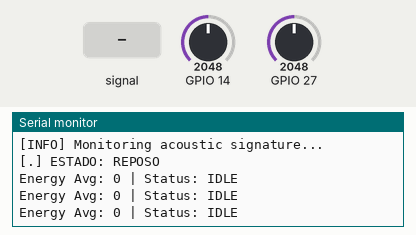
Simulated run of this program. Board: ESP32. On the bench: the last lines printed to the serial monitor. The inputs (shaded band) are chosen by the test bench; at power-on: GPIO 14 = 2048, GPIO 27 = 2048 (analog values on the 0–4095 scale).

Above: at 3.2 s.
3.3 s: GPIO 14 fed a 200 Hz sine of ±327 counts around its level
At 4.0 s:
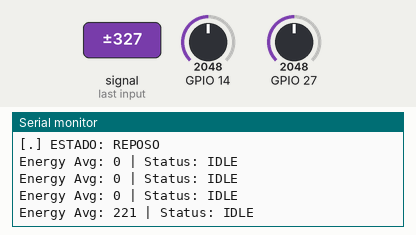
4.8 s: GPIO 14 set to 2866
At 5.5 s:
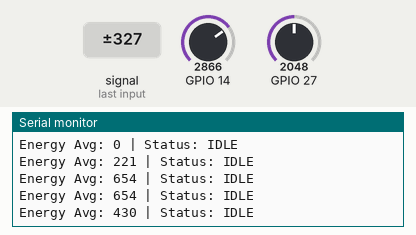
6.3 s: GPIO 27 set to 2866
At 7.0 s:
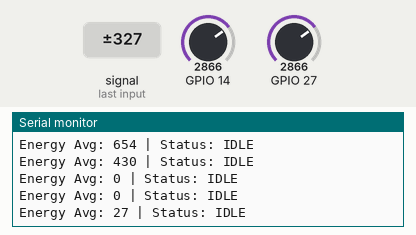
7.8 s: GPIO 27 fed a 200 Hz sine of ±327 counts around its level
At 8.6 s:
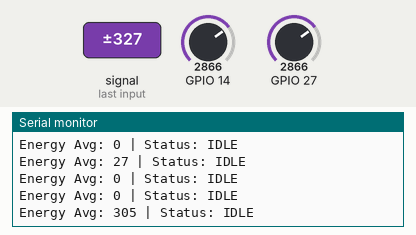
9.3 s: GPIO 14 fed a 1000 Hz sine of ±1023 counts around its level
At 12.1 s:
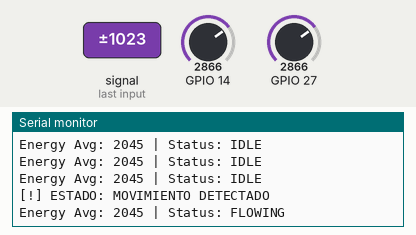
12.3 s: GPIO 27 fed a 50 Hz sine of ±1228 counts around its level
At 13.1 s:
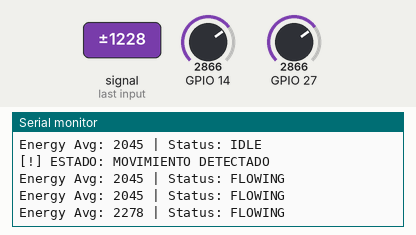
Timing chart, 0 to 14.8 s (numbered marks = the images above; inputs shaded):
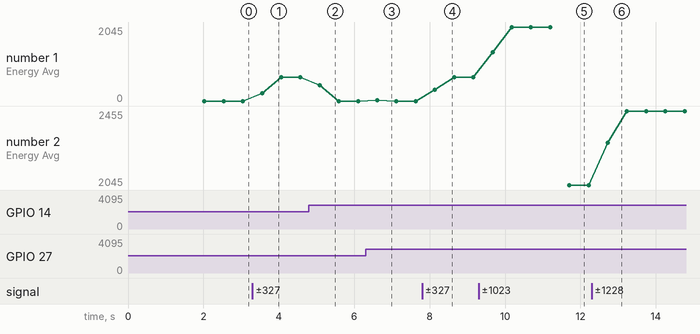

The program:

main.cpp
```cpp
#include <Arduino.h>
#include "Vasloth_FlowSensor.h"

// Instancia del sensor utilizando los pines de la PCB V2.8
VaslothFlowSensor flowSensor(14, 27);

void setup() {
    Serial.begin(115200);

    // Configuración de resolución ADC para ESP32
    analogReadResolution(12);

    // Inicialización del sensor y buffers internos
    flowSensor.begin();

    delay(2000);
    Serial.println("--- VASLOTH: System Initialized ---");
    Serial.println("[INFO] Monitoring acoustic signature...");
}

void loop() {
    // Procesa las señales y aplica la lógica de persistencia
    flowSensor.update();

    // Verificación de estado mediante la API de la librería
    if (flowSensor.isFlowing()) {
        static bool lastState = false;
        if (!lastState) {
            Serial.println("[!] ESTADO: MOVIMIENTO DETECTADO");
            lastState = true;
        }
    } else {
        static bool lastState = true;
        if (lastState) {
            Serial.println("[.] ESTADO: REPOSO");
            lastState = false;
        }
    }

    // Telemetría de diagnóstico (opcional)
    static unsigned long lastDebug = 0;
    if (millis() - lastDebug > 500) {
        Serial.printf("Energy Avg: %d | Status: %s\n",
                      flowSensor.getAverageEnergy(),
                      flowSensor.isFlowing() ? "FLOWING" : "IDLE");
        lastDebug = millis();
    }
}
```

Measured:
- after the input at 3.3 s, the serial monitor: prints a new line after 0.26 s (image 1)
- after the input at 4.8 s, the serial monitor: prints a new line after 0.28 s (image 2)
- after the input at 6.3 s, the serial monitor: prints a new line after 0.31 s (image 3)
- after the input at 7.8 s, the serial monitor: prints a new line after 0.34 s (image 4)
- after the input at 9.3 s, the serial monitor: prints a new line after 0.37 s (image 5)
- after the input at 12.3 s, the serial monitor: prints a new line after 0.42 s (image 6)
- plotted number 1: 0 → 654 after the input at 3.3 s, 0 → 654 after the input at 7.8 s, 654 → 2045 after the input at 9.3 s
- plotted number 2: 2045 → 2455 after the input at 12.3 s
